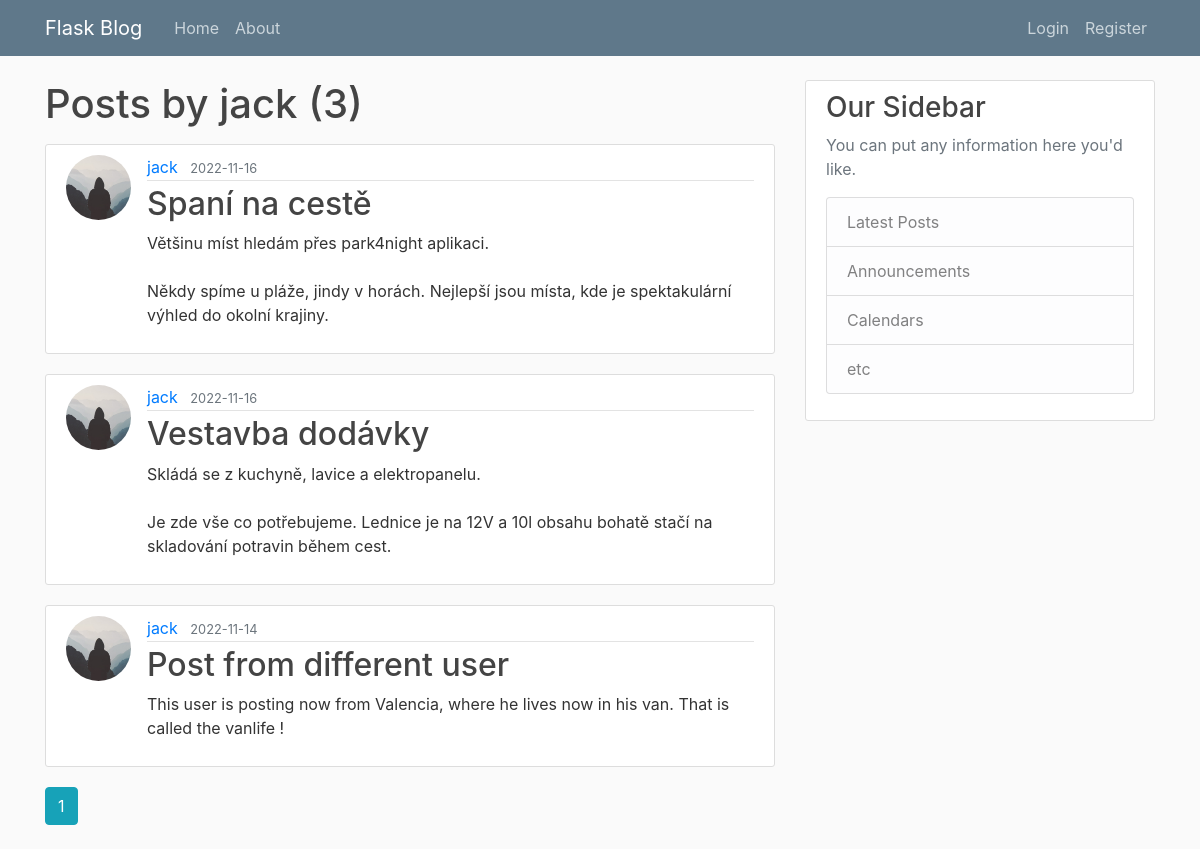
/user/jack, run on an earlier commit of the app's database.
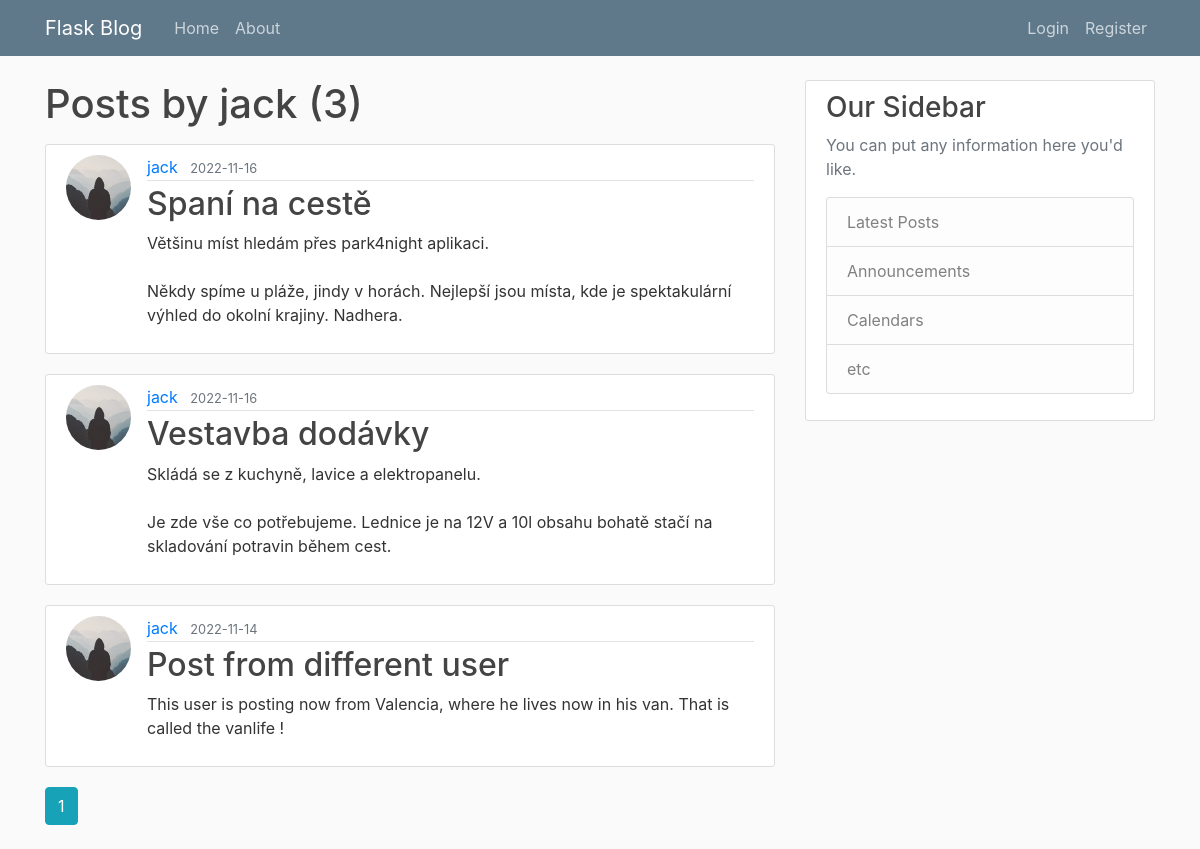
And on a later commit of the database.
### travelblog/models.py (models this page shows, shortened)
class Post(db.Model):
    id = db.Column(db.Integer, primary_key=True)
    title = db.Column(db.String(100), nullable = False)
    date_posted = db.Column(db.DateTime, nullable = False, default = datetime.utcnow)
    content = db.Column(db.Text, nullable = False)
    user_id = db.Column(db.Integer, db.ForeignKey('user.id'), nullable = False)

class User(db.Model, UserMixin):
    id = db.Column(db.Integer, primary_key=True)
    username = db.Column(db.String(20), unique=True, nullable = False)
    email = db.Column(db.String(120), unique=True, nullable = False)
    image_file = db.Column(db.String(20), nullable = False, default ='default.jpg')
    password = db.Column(db.String(60), nullable = False)
    posts = db.relationship('Post', backref='author', lazy=True)

### travelblog/users/routes.py (the view)
@users.route("/user/<string:username>")
def user_posts(username):
    page = request.args.get('page', 1, type=int)
    user = User.query.filter_by(username=username).first_or_404()
    posts = Post.query.filter_by(author=user)\
        .order_by(Post.date_posted.desc())\
        .paginate(page=page, per_page=3)
    return render_template ('user_posts.html', posts = posts, user=user)

### travelblog/templates/user_posts.html
{% extends "layout.html" %}
{% block content %}
<h1 class="mb-3">Posts by {{ user.username }} ({{posts.total}})</h1>
	{% for post in posts.items %}
		<article class="media content-section">
			<img class="rounded-circle article-img" src="{{ url_for('static', filename='profile_pics/' + post.author.image_file) }}">
		  <div class="media-body">
		    <div class="article-metadata">
		      <a class="mr-2" href="{{ url_for('users.user_posts', username=post.author.username) }}">{{ post.author.username }}</a>
		      <small class="text-muted">{{ post.date_posted.strftime('%Y-%m-%d') }}</small>
		    </div>
		    <h2><a class="article-title" href="{{ url_for('posts.post', post_id = post.id) }}">{{ post.title }}</a></h2>
		    <p class="article-content">{{ post.content }}</p>
		  </div>
		</article>
	{% endfor %}
	{% for page_num in posts.iter_pages(left_edge=1, right_edge=1, left_current=1, right_current=2) %}
		{% if page_num %}
			{% if posts.page == page_num %}
				<a class="btn btn-info mb-4" href="{{ url_for('users.user_posts', username=user.username, page=page_num) }}">{{page_num}}</a>
			{% else %}
				<a class="btn btn-outline-info mb-4" href="{{ url_for('users.user_posts', username=user.username, page=page_num) }}">{{page_num}}</a>
			{% endif %}
		{% else %}
			...
		{% endif %}
	{% endfor %}
{% endblock content %}

What changed in the data, as far as the page shows it:
changed Post "Spaní na cestě": content "Většinu míst hledám přes park4night aplikaci. Někdy spíme u pláže, jindy v horách. Nejlepší jsou místa, kde je spektakulární výhled do okolní krajiny." → "Většinu míst hledám přes park4night aplikaci. Někdy spíme u pláže, jindy v horách. Nejlepší jsou místa, kde je spektakulární výhled do okolní krajiny. Nadhera."
